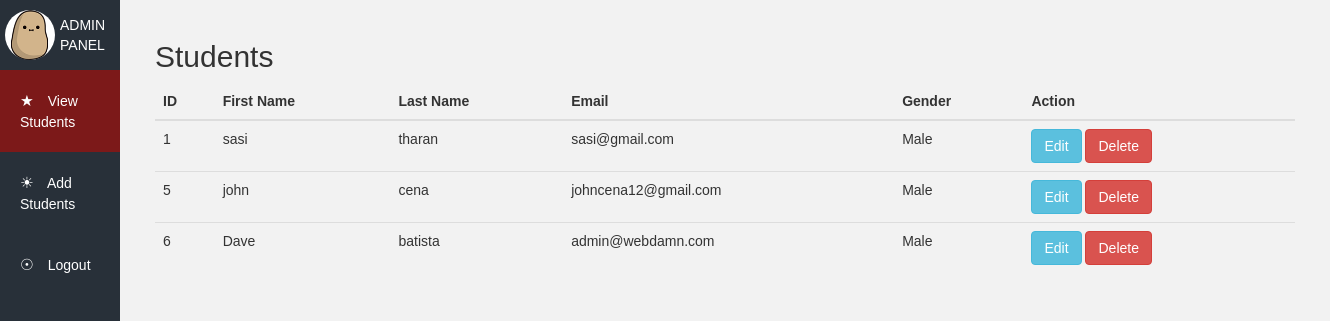
The page /view.php on the database its author committed.
### tables this page shows
CREATE TABLE `users` (
  `id` int(11) NOT NULL,
  `firstname` varchar(255) NOT NULL,
  `lastname` varchar(255) NOT NULL,
  `email` varchar(255) NOT NULL,
  `password` varchar(255) NOT NULL,
  `gender` varchar(255) NOT NULL
);

### view.php (the view, shortened to what this page needs)
<?php
include "config.php";
$sql = "SELECT * FROM users";
$result = $conn->query($sql);
?>
<!DOCTYPE html>
<html>
  <head>
    <link rel="stylesheet" href="admin.css" />
    <link rel="stylesheet" href="https://maxcdn.bootstrapcdn.com/bootstrap/3.4.0/css/bootstrap.min.css">
  </head>
  <body>
    <div id="pgside">
      <div id="pguser">
        <img src="potato.png"/>
        <i class="txt">ADMIN PANEL</i>
      </div>
      <a href="view.php" class="current">
        <i class="ico">&#9733;</i>
        <i class="txt">View Students</i>
      </a>
      <a href="create.php">
        <i class="ico">&#9728;</i>
        <i class="txt">Add Students</i>
      </a>
      <a href="index.php">
        <i class="ico">&#9737;</i>
        <i class="txt">Logout</i>
      </a>
    </div>
    <main id="pgmain">
    <div class="container">
<h2>Students</h2>
<table class="table">
<thead>
<tr>
<th>ID</th>
<th>First Name</th>
<th>Last Name</th>
<th>Email</th>
<th>Gender</th>
<th>Action</th>
</tr>
</thead>
<tbody>
<?php
    if ($result->num_rows > 0) {
        while ($row = $result->fetch_assoc()) {
?>
            <tr>
            <td><?php echo $row['id']; ?></td>
            <td><?php echo $row['firstname']; ?></td>
            <td><?php echo $row['lastname']; ?></td>
            <td><?php echo $row['email']; ?></td>
            <td><?php echo $row['gender']; ?></td>
            <td><a class="btn btn-info" href="update.php?id=<?php echo $row['id']; ?>">Edit</a>&nbsp;<a class="btn btn-danger" href="delete.php?id=<?php echo $row['id']; ?>">Delete</a></td>
            </tr>
<?php       }
    }
?>
</tbody>
</table>
</div>
    </main>
  </body>
</html>

### admin.css (style rules this page uses)
* { font-family: arial, sans-serif; box-sizing: border-box; }
body { display: flex; min-height: 100vh; padding: 0; margin: 0; }
#pgside { width: 200px; transition: width 0.2s; background: #283039; }
#pgside #pguser { display: flex; align-items: center; padding: 10px 5px; }
#pgside #pguser img { width: 50px; margin-right: 5px; border-radius: 50% }
#pgside, #pgside a { color: #fff; }
#pgside a { display: block; padding: 20px; width: 100%; text-decoration: none; cursor: pointer; }
#pgside a.current { background: #7c1919; }
#pgside i.ico, #pgside i.txt { font-style: normal; }
#pgside i.ico { font-size: 1.1em; margin-right: 10px; }
#pgmain { flex-grow: 1; padding: 20px; background: #f2f2f2; }

### rows shown on the page
users: id "1", firstname "sasi", lastname "tharan", email "sasi@gmail.com", gender "Male"
users: id "5", firstname "john", lastname "cena", email "johncena12@gmail.com", gender "Male"
users: id "6", firstname "Dave", lastname "batista", email "admin@webdamn.com", gender "Male"
